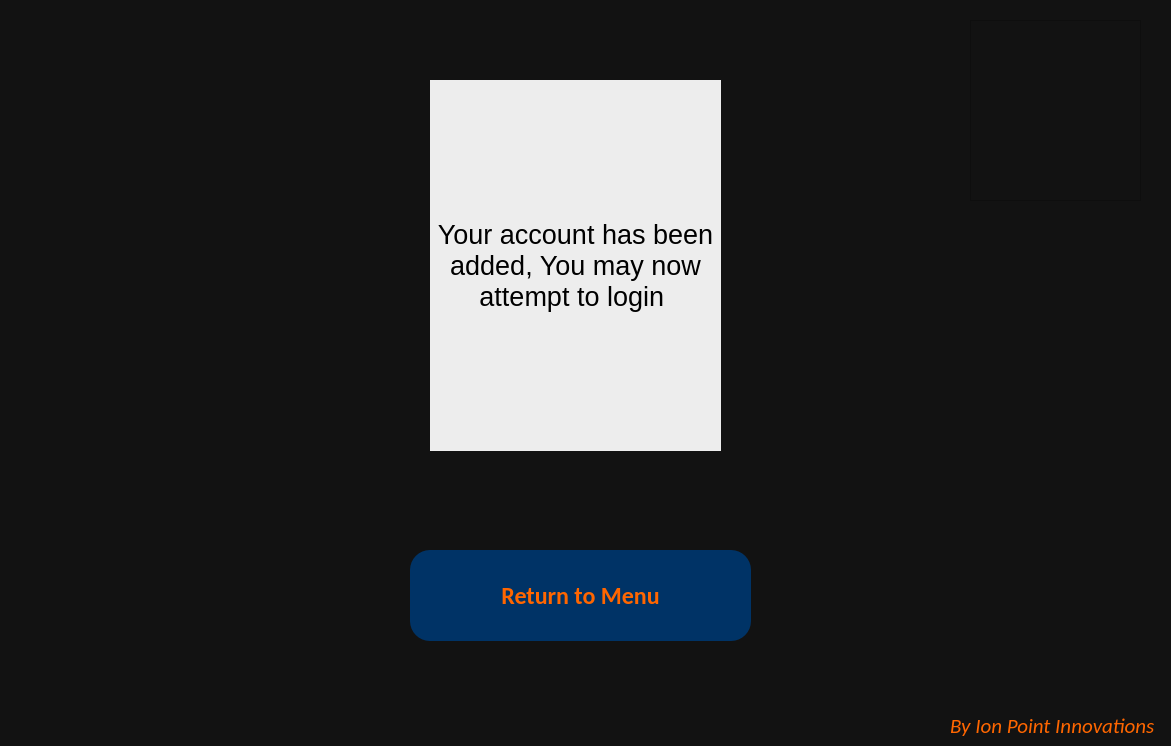
<?xml version="1.0" encoding="UTF-8"?>
<ui version="4.0">
 <class>Dialog</class>
 <widget class="QDialog" name="Dialog">
  <property name="geometry">
   <rect>
    <x>0</x>
    <y>0</y>
    <width>1171</width>
    <height>746</height>
   </rect>
  </property>
  <property name="windowTitle">
   <string>Dialog</string>
  </property>
  <property name="styleSheet">
   <string notr="true">background-color: rgb(18, 18, 18);</string>
  </property>
  <widget class="QLabel" name="lbl_logo">
   <property name="geometry">
    <rect>
     <x>970</x>
     <y>20</y>
     <width>171</width>
     <height>181</height>
    </rect>
   </property>
   <property name="maximumSize">
    <size>
     <width>441</width>
     <height>431</height>
    </size>
   </property>
   <property name="styleSheet">
    <string notr="true">border-image: url(:/newPrefix/Picture3.png);
</string>
   </property>
   <property name="frameShape">
    <enum>QFrame::StyledPanel</enum>
   </property>
   <property name="text">
    <string/>
   </property>
  </widget>
  <widget class="QPushButton" name="btnR">
   <property name="geometry">
    <rect>
     <x>410</x>
     <y>550</y>
     <width>341</width>
     <height>91</height>
    </rect>
   </property>
   <property name="font">
    <font>
     <family>Calibri</family>
     <pointsize>18</pointsize>
     <weight>75</weight>
     <bold>true</bold>
    </font>
   </property>
   <property name="styleSheet">
    <string notr="true">background-color: rgb(0, 51, 102);
border-top-left-radius :20px;
border-top-right-radius : 20px; 
border-bottom-left-radius : 20px; 
border-bottom-right-radius : 20px;
color:#FF6600;</string>
   </property>
   <property name="text">
    <string>Return to Menu</string>
   </property>
  </widget>
  <widget class="QLabel" name="lbl_manu">
   <property name="geometry">
    <rect>
     <x>950</x>
     <y>710</y>
     <width>221</width>
     <height>31</height>
    </rect>
   </property>
   <property name="font">
    <font>
     <family>Calibri</family>
     <pointsize>16</pointsize>
     <italic>true</italic>
    </font>
   </property>
   <property name="styleSheet">
    <string notr="true">color: rgb(255, 102, 0);
</string>
   </property>
   <property name="text">
    <string>By Ion Point Innovations</string>
   </property>
  </widget>
  <widget class="QLabel" name="lbl_Intro">
   <property name="geometry">
    <rect>
     <x>430</x>
     <y>80</y>
     <width>291</width>
     <height>371</height>
    </rect>
   </property>
   <property name="styleSheet">
    <string notr="true">background-color: rgb(237, 237, 237);</string>
   </property>
   <property name="text">
    <string>&lt;!DOCTYPE HTML PUBLIC &quot;-//W3C//DTD HTML 4.0//EN&quot; &quot;http://www.w3.org/TR/REC-html40/strict.dtd&quot;&gt;
&lt;html&gt;&lt;head&gt;&lt;meta name=&quot;qrichtext&quot; content=&quot;1&quot; /&gt;&lt;style type=&quot;text/css&quot;&gt;
p, li { white-space: pre-wrap; }
&lt;/style&gt;&lt;/head&gt;&lt;body style=&quot; font-family:'MS Shell Dlg 2'; font-size:8pt; font-weight:400; font-style:normal;&quot;&gt;
&lt;p align=&quot;center&quot; style=&quot; margin-top:12px; margin-bottom:12px; margin-left:0px; margin-right:0px; -qt-block-indent:0; text-indent:0px;&quot;&gt;&lt;span style=&quot; font-size:20pt;&quot;&gt;Your account has been added, You may now attempt to login &lt;/span&gt;&lt;/p&gt;&lt;/body&gt;&lt;/html&gt;</string>
   </property>
   <property name="wordWrap">
    <bool>true</bool>
   </property>
  </widget>
 </widget>
 <resources>
  <include location="D:/Pictures/Camera Roll/zcz.qrc"/>
 </resources>
 <connections/>
</ui>
